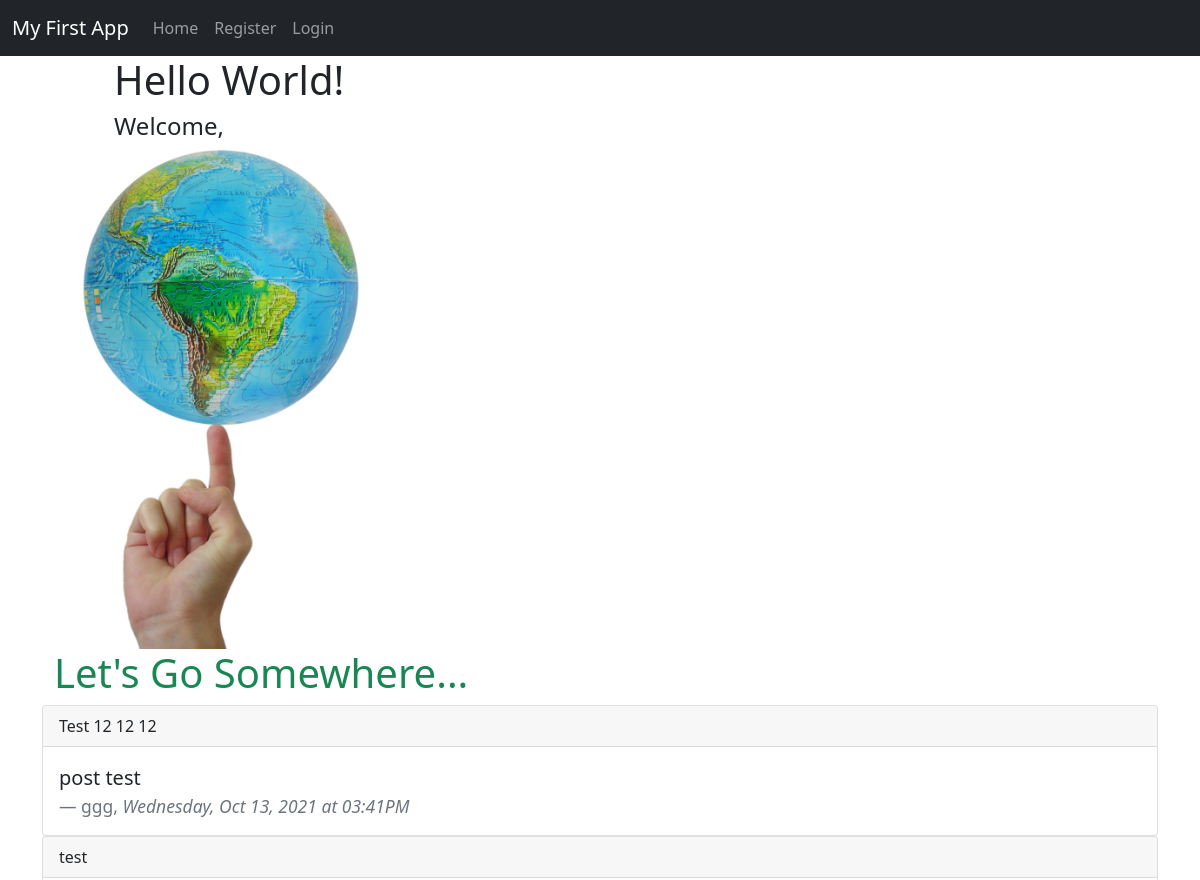
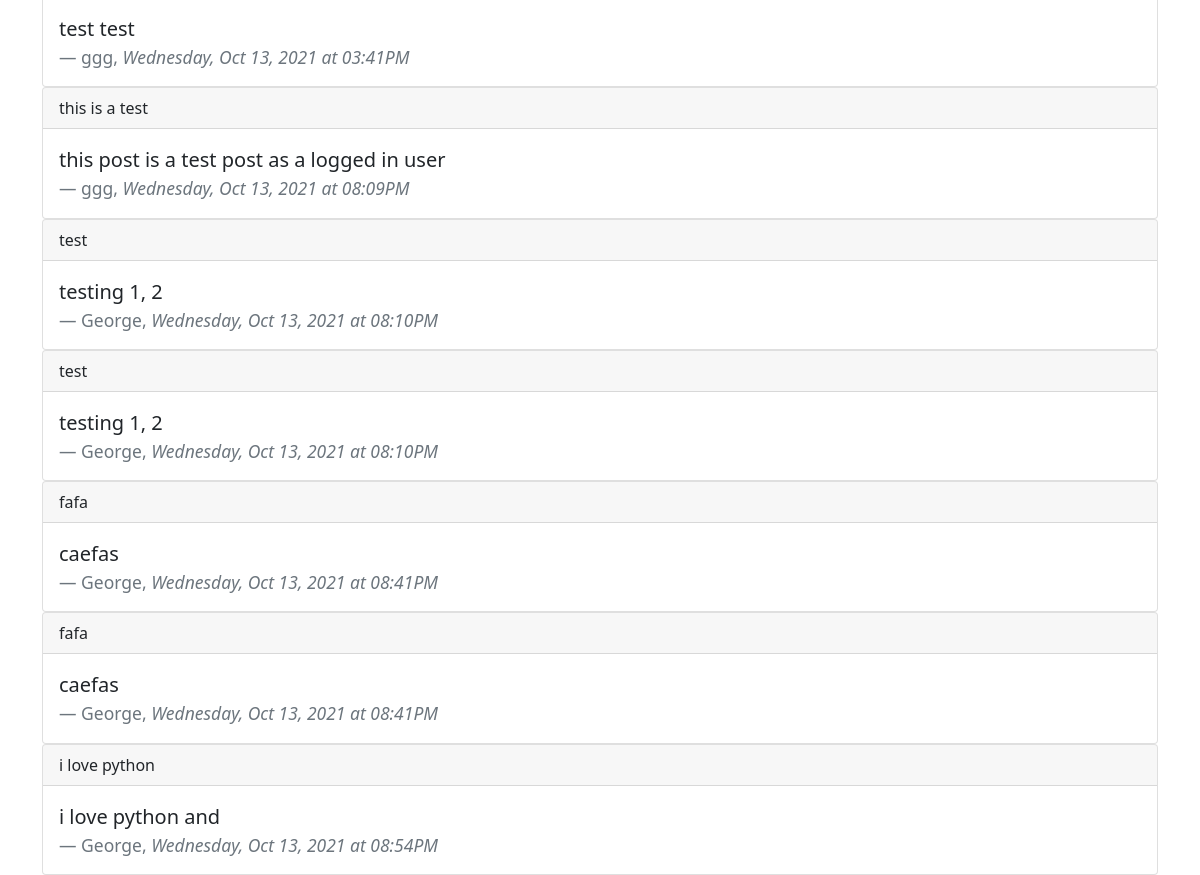
Before: / with the older database file (2 pictures, top to bottom).
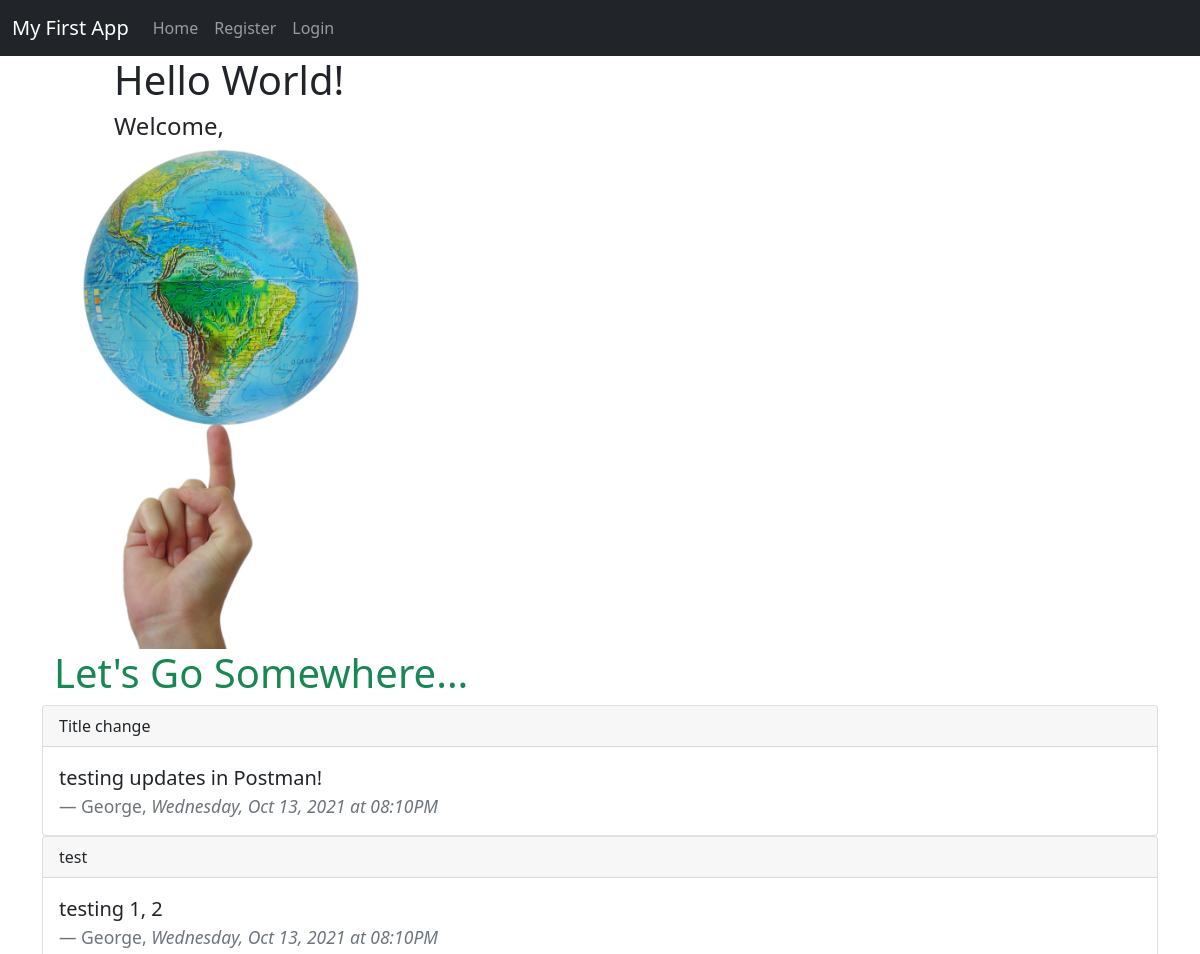
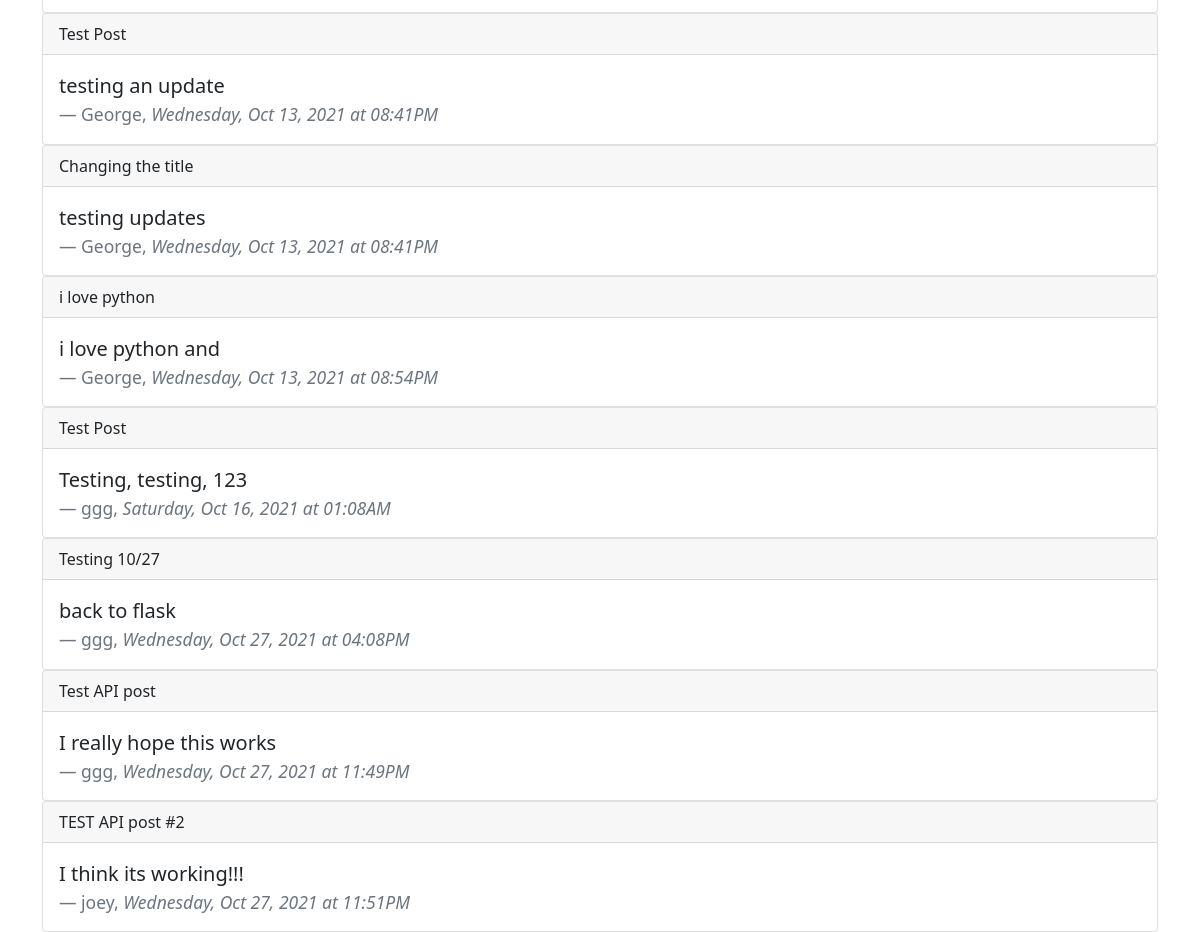
After: the same page with the newer database file (2 pictures, top to bottom).
### app/models.py (models this page shows, shortened)
class Post(db.Model):
    id = db.Column(db.Integer, primary_key=True)
    title = db.Column(db.String(200))
    content = db.Column(db.String(300))
    date_created = db.Column(db.DateTime, nullable=False, default=datetime.utcnow)
    user_id = db.Column(db.Integer, db.ForeignKey('user.id'), nullable=False)

class User(db.Model, UserMixin):
    id = db.Column(db.Integer, primary_key=True)
    username = db.Column(db.String(150), nullable=False, unique=True)
    email = db.Column(db.String(150), nullable=False, unique=True)
    password = db.Column(db.String(256), nullable=False)
    posts = db.relationship('Post', backref='author', lazy=True)
    token = db.Column(db.String(32), index=True, unique=True)
    token_expiration = db.Column(db.DateTime)

### app/routes.py (the view)
@app.route('/')
def index():
    title = "My First App"
    posts = Post.query.all()
    return render_template('index.html', title=title, posts=posts)

### app/templates/index.html
{% extends 'base.html' %}
{% block content %}
<div class="container ps-5 ms-4">
<h1>Hello World!</h1>
<h4>Welcome, {{ current_user.username }}</h4>
</div>
<div class="container">
    <img src="{{url_for('static', filename='world-in-your-hands.jpg')}}" height="500">
</div>
<div class="container text-success">
<h1>Let's Go Somewhere...</h1>
</div>
<div>
    {% for p in posts %}
    <div class="card">
        <div class="card-header">
            {{ p.title }}
        </div>
        <div class="card-body">
          <blockquote class="blockquote mb-0">
            <p>{{ p.content }}  </p>
            <footer class="blockquote-footer">{{ p.author.username }}, <cite title="Source Title"> {{ p.date_created.strftime('%A, %b %d, %Y at %I:%M%p') }}</cite></footer>
          </blockquote>
        </div>
      </div>
    {% endfor %}
</div>
{% endblock %}

### app/templates/base.html (shortened to what this page needs)
<!DOCTYPE html>
<html lang="en">
    <head>
        <link rel="stylesheet" href="https://cdnjs.cloudflare.com/ajax/libs/twitter-bootstrap/5.1.0/css/bootstrap.min.css">
        <link rel="stylesheet" href="https://cdnjs.cloudflare.com/ajax/libs/font-awesome/5.15.4/css/all.min.css">
    </head>
    <body>
        {% include 'nav.html' %}
        <div class="container">
            {% block content %}{% endblock %}
    </body>
</html>

### app/templates/nav.html (shortened to what this page needs)
<nav class="navbar navbar-expand-lg navbar-dark bg-dark">
    <div class="container-fluid">
      <a class="navbar-brand" href="#">My First App</a>
      <div class="collapse navbar-collapse" id="navbarNavAltMarkup">
        <div class="navbar-nav">
          <a class="nav-link" href="/">Home</a>
          {% if current_user.is_authenticated %}
          <a class="nav-link" href="/favs">Favorite Countries</a>
          <a class="nav-link" href="/todo">Countries to Visit</a>
          <a class="nav-link" href="/createpost">Create Post</a>
          <a class="nav-link" href="/myaccount">My Account</a>
          <a class="nav-link" href="/myposts">My Posts</a>
          <!-- <li class="nav-item dropdown">
            <a class="nav-link dropdown-toggle" href="#" id="navbarDropdownMenuLink" data-toggle="dropdown" aria-haspopup="true" aria-expanded="false">
              Dropdown link
            </a>
            <div class="dropdown-menu" aria-labelledby="navbarDropdownMenuLink">
              <a class="dropdown-item" href="{{ url_for('my_account') }}">My Account</a>
              <a class="dropdown-item" href="#">Another action</a>
              <a class="dropdown-item" href="#">Something else here</a>
            </div>
          </li> -->
          <a class="nav-link" href="logout">Logout</a>
          {% else  %}
          <a class="nav-link" href="register">Register</a>
          <a class="nav-link" href="login">Login</a>
          {% endif %}
        </div>
      </div>
    </div>
  </nav>

Changed rows visible on the page:
removed Post: title "Test 12 12 12", content "post test", author.username "ggg", date_created "Wednesday, Oct 13, 2021 at 03:41PM"
removed Post: title "test", content "test test", author.username "ggg", date_created "Wednesday, Oct 13, 2021 at 03:41PM"
removed Post: title "this is a test", content "this post is a test post as a logged in user", author.username "ggg", date_created "Wednesday, Oct 13, 2021 at 08:09PM"
changed Post: title "test" → "Title change"; content "testing 1, 2" → "testing updates in Postman!"
changed Post: title "fafa" → "Test Post"; content "caefas" → "testing an update"
changed Post: title "fafa" → "Changing the title"; content "caefas" → "testing updates"
added Post: title "Test Post", content "Testing, testing, 123", author.username "ggg", date_created "Saturday, Oct 16, 2021 at 01:08AM"
added Post: title "Testing 10/27", content "back to flask", author.username "ggg", date_created "Wednesday, Oct 27, 2021 at 04:08PM"
added Post: title "Test API post", content "I really hope this works", author.username "ggg", date_created "Wednesday, Oct 27, 2021 at 11:49PM"
added Post: title "TEST API post #2", content "I think its working!!!", author.username "joey", date_created "Wednesday, Oct 27, 2021 at 11:51PM"
